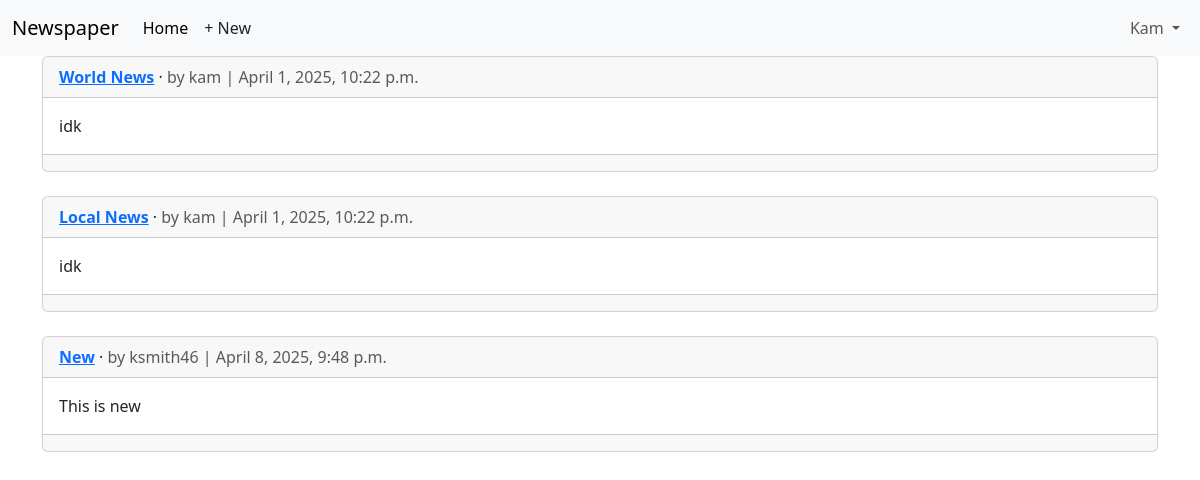
/articles/ (signed in), run on the app's committed database.
### accounts/models.py (models this page shows)
class CustomUser(AbstractUser):
    age = models.PositiveIntegerField(null=True, blank=True)

### articles/models.py (models this page shows, shortened)
class Article(models.Model):
    title = models.CharField(max_length=255)
    body = models.TextField()
    date = models.DateTimeField(auto_now_add=True)
    author = models.ForeignKey(
        settings.AUTH_USER_MODEL,
        on_delete=models.CASCADE,
    )
    def get_absolute_url(self):
        return reverse("article_detail", kwargs={"pk": self.pk})

### articles/views.py (the view, shortened to what this page needs)
# urls.py: path("", ArticleListView.as_view(), name="article_list"),
class ArticleListView(LoginRequiredMixin, ListView):
    model = Article
    template_name = "article_list.html"
    fields = ("title", "body")

### templates/article_list.html (shortened to what this page needs)
{% extends "base.html" %}
{% block content %}
{% for article in article_list %}
<div class="card">
  <div class="card-header">
    <span class="fw-bold">
      <a href="{{ article.get_absolute_url }}">{{ article.title }}</a>
    </span> &middot;
    <span class="text-muted">by {{ article.author }} |
      {{ article.date }}</span>
  </div>
  <div class="card-body">
    {{ article.body }}
  </div>
  <div class="card-footer text-center text-muted">
  </div>
</div>
<br />
{% endfor %}
{% endblock content %}

### templates/base.html (shortened to what this page needs)
<!DOCTYPE html>
<html>
<head>
    <link href="https://cdn.jsdelivr.net/npm/bootstrap@5.3.3/dist/css/bootstrap.min.css" rel="stylesheet">
</head>
<body>
    <nav class="navbar navbar-expand-lg bg-body-tertiary">
        <div class="container-fluid">
            <a class="navbar-brand" href="{% url 'home' %}">Newspaper</a>
            <div class="collapse navbar-collapse" id="navbarSupportedContent">
                <ul class="navbar-nav me-auto mb-2 mb-lg-0">
                    <li class="nav-item">
                        <a class="nav-link active" aria-current="page" href="#">Home</a>
                    </li>
                    {% if user.is_authenticated %}
                    <li><a href="{% url 'article_new' %}"
                        class="nav-link px-2 link-dark">+ New</a></li>
                </ul>
                <div class="mr-auto">
                    <ul class="navbar-nav">
                        <li class="nav-item dropdown">
                            <a class="nav-link dropdown-toggle" href="#" role="button"
                                data-bs-toggle="dropdown" aria-expanded="false">
                                {{ user.username }}
                            </a>
                        </li>
                {% endif %}
            </div>
        </div>
    </nav>
    <main>
        <div class="container">
            {% block content %}
            {% endblock content %}
        </div>
    </main>
</body>
</html>

### data on the page
CustomUser: username "Kam"
Article: title "World News", author "kam", date "April 1, 2025, 10:22 p.m.", body "idk"
Article: title "Local News", author "kam", date "April 1, 2025, 10:22 p.m.", body "idk"
Article: title "New", author "ksmith46", date "April 8, 2025, 9:48 p.m.", body "This is new"
